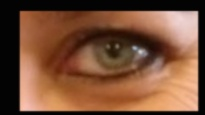
#> input picture data_original2/C002/0/train_136.jpg, 205 x 115 px, found by its file name; its folder holds only this picture in this run
$ python prep3.py
#> lines starting #> are read from the running program, lines starting #| are printed output that depends on the picture
#> further down, img is the input picture: shape (115, 205, 3); mean B, G, R 55.2, 79, 120.1
# 파일명: crop_eyes_haar.py
import os
import cv2
from tqdm import tqdm


input_root = "/home/mia/a-eye-lab-research/data_original2"
output_root = "/home/mia/a-eye-lab-research/cropped_eyes_haar"
os.makedirs(output_root, exist_ok=True)

eye_cascade = cv2.CascadeClassifier(cv2.data.haarcascades + 'haarcascade_eye.xml')


def detect_and_crop_eye(image):
    gray = cv2.cvtColor(image, cv2.COLOR_BGR2GRAY)
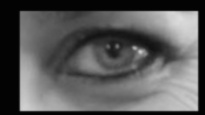
#> gray: shape (115, 205); min 0, max 221, mean 88.6
    eyes = eye_cascade.detectMultiScale(gray, scaleFactor=1.3, minNeighbors=5)
#> eyes = [[126, 29, 53, 53], [41, 12, 86, 86]]

    if len(eyes) == 0:
        return None


    eyes = sorted(eyes, key=lambda b: b[0])
#> eyes = [[41, 12, 86, 86], [126, 29, 53, 53]]
    x, y, w, h = eyes[0]
#> x = 41; y = 12; w = 86; h = 86
    eye_img = image[y:y+h, x:x+w]
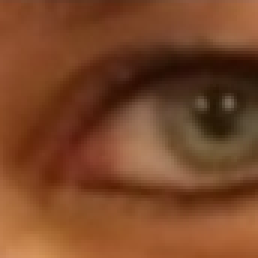
#> eye_img: shape (86, 86, 3) (shown 3 times larger); mean B, G, R 39.5, 69.9, 121.6
    return eye_img


for dataset in os.listdir(input_root):
    dataset_path = os.path.join(input_root, dataset)
    for label in ['0', '1']:
        label_path = os.path.join(dataset_path, label)
        if not os.path.isdir(label_path):
            continue

        save_label_path = os.path.join(output_root, label)
        os.makedirs(save_label_path, exist_ok=True)

        for fname in tqdm(os.listdir(label_path), desc=f" {dataset}/{label}"):
            if not fname.lower().endswith(('.jpg', '.png')):
                continue

            fpath = os.path.join(label_path, fname)
            img = cv2.imread(fpath)

            if img is None:
                continue

            eye_crop = detect_and_crop_eye(img)
            if eye_crop is None or eye_crop.size == 0:
                continue

            eye_crop = cv2.resize(eye_crop, (224, 224))
            save_path = os.path.join(save_label_path, f"{dataset}_{label}_{fname}")
            cv2.imwrite(save_path, eye_crop)
